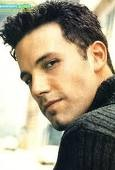
#> input picture Faces/train/Ben Afflek/1.jpg, 115 x 170 px, found by its file name; its folder holds only this picture in this run
$ python faces_train.py
#> lines starting #> are read from the running program, lines starting #| are printed output that depends on the picture
import os
import cv2 as cv
import numpy as np

people = ['Ben Afflek','Elton John','Jerry Seinfield','Madonna','Mindy Kaling']
DIR = r'F:\OpenCV_Python\Faces\train'
haar_cascade = cv.CascadeClassifier('haar_face.xml')
features =[]
labels = []

def create_train():
    for person in people:
        path = os.path.join(DIR,person)
        label = people.index(person)

        for img in os.listdir(path):
            img_path = os.path.join(path,img)
            img_array = cv.imread(img_path)
#> img_array is the input picture: shape (170, 115, 3); mean B, G, R 130.9, 151.7, 161.1
            gray = cv.cvtColor(img_array,cv.COLOR_RGB2GRAY)
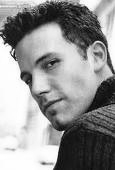
#> gray: shape (170, 115); min 1, max 255, mean 146.6
            faces_rect = haar_cascade.detectMultiScale(gray,scaleFactor=1.1,minNeighbors=4)
#> faces_rect = ()
            for (x, y, w, h) in faces_rect:
                faces_roi = gray[y:y+h,x:x+w]
                features.append(faces_roi)
                labels.append(label)
#> this loop made 0 passes
#> after the loop, features = []; labels = []
#> pass 2 of the loop in create_train, `for person in people:`:
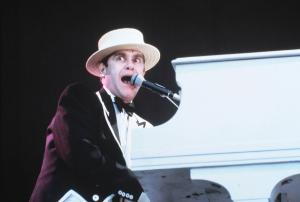
#> input picture Faces/train/Elton John/1.jpg, 300 x 202 px, found by its file name
#> in create_train, img_array is the input picture: shape (202, 300, 3); mean B, G, R 113.5, 107.3, 104.2
#> in create_train, `gray = cv.cvtColor(img_array,cv.COLOR_RGB2GRAY)`:
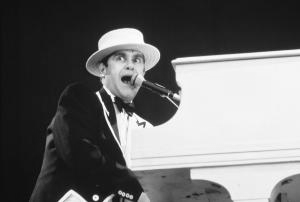
#> gray: shape (202, 300); min 9, max 255, mean 108.8
#> faces_rect = [[91, 27, 73, 73]]
#> the loop in create_train, `for (x, y, w, h) in faces_rect:` made 1 pass
#> pass 1, in create_train, `faces_roi = gray[y:y+h,x:x+w]`:
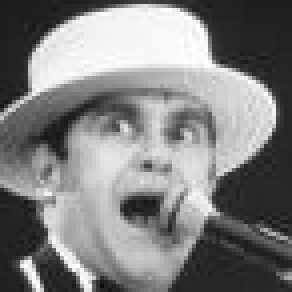
#> faces_roi: shape (73, 73) (shown 4 times larger); min 13, max 255, mean 128.4
#> after the loop in create_train, `for (x, y, w, h) in faces_rect:`: features = 1 item; labels = [1]
#> (the run stopped early here; a loop or call above may not have finished)
